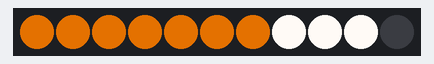
Simulated run of this sketch. Board: Arduino Uno, built with avr-gcc and run on an emulated ATmega328P. Shown: 11 RGB LEDs in strip order, left to right.

Above: at 0.1 s.
At 0.8 s:
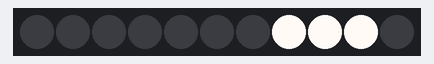

The sketch:

BLINKING_LIGHTS_CODE.ino
```cpp
#include <FastLED.h>


// 43 traffileds
// traffic leds has 4 equalsides
#define TRAFFIC_LEDS 7


// 16 headlights
#define HEADLIGHT 3

// 59 total leds
#define TOTAL_LEDS 11

#define DATA_PIN 13


int timeout = 750;

CRGB leds[TOTAL_LEDS];

void setup() {
  // put your setup code here, to run once:

    FastLED.addLeds<NEOPIXEL, DATA_PIN>(leds, TOTAL_LEDS);
    //FastLED.setBrightness(50);
}

void loop() {


  // for the headlight
  int endOfHead = TRAFFIC_LEDS + HEADLIGHT;
  int startOfHead = TRAFFIC_LEDS;
  for(int f = startOfHead; f < endOfHead; f++){
    leds[f].setRGB(255,250,246);
    FastLED.show();
  }


  // for the traffic light
  for (int j = 0; j < TRAFFIC_LEDS; j++){
        leds[j].setHue(HUE_ORANGE);
        FastLED.show();

  }

  delay(timeout);
  for (int i = 0; i < TRAFFIC_LEDS; i++){
        leds[i] = CRGB::Black;
        FastLED.show();

  }

  delay(timeout);


}
```

Measured:
- what the display in image 1 shows lasts 0.8 s, from 0.8 s to 1.6 s
